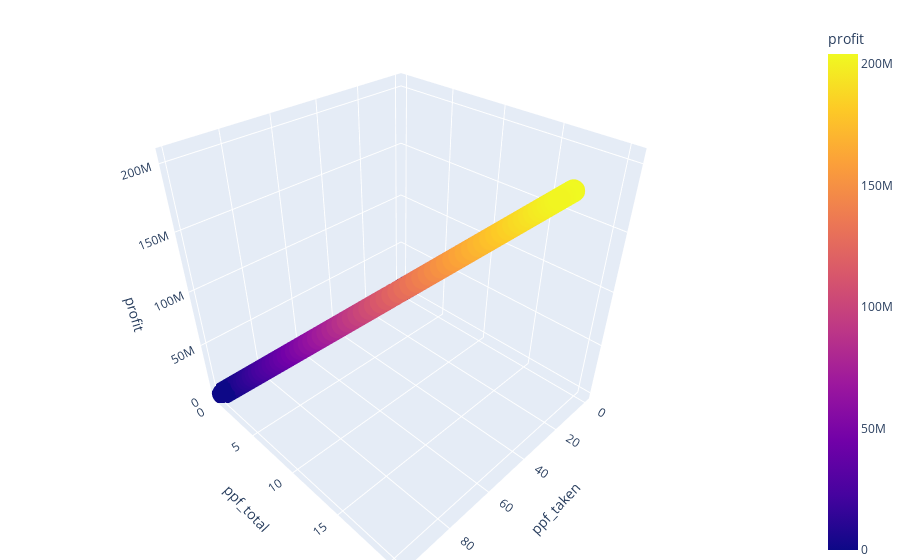

Notebook cell for this chart:
### Code cell
px.scatter_3d(df, x="ppf_taken", y="ppf_total", z="profit", color="profit").update_layout(margin=dict(l=0, r=0, t=20, b=0)).show()

### Figure 1 — Plotly figure (JSON) as saved in the notebook; plotly's stock layout.template omitted (floating-point values rounded to 4 significant figures; data arrays with more than 128 entries replaced by an {"elided": "..."} marker saying what was removed)
{"data": [{"hovertemplate": "ppf_taken=%{x}<br>ppf_total=%{y}<br>profit=%{marker.color}<extra></extra>", "legendgroup": "", "marker": {"color": {"elided": "5151 int values"}, "coloraxis": "coloraxis", "symbol": "circle"}, "mode": "markers", "name": "", "scene": "scene", "showlegend": false, "type": "scatter3d", "x": {"elided": "5151 float values"}, "y": {"elided": "5151 float values"}, "z": {"elided": "5151 int values"}}], "layout": {"coloraxis": {"colorbar": {"title": {"text": "profit"}}, "colorscale": [[0, "#0d0887"], [0.1111, "#46039f"], [0.2222, "#7201a8"], [0.3333, "#9c179e"], [0.4444, "#bd3786"], [0.5556, "#d8576b"], [0.6667, "#ed7953"], [0.7778, "#fb9f3a"], [0.8889, "#fdca26"], [1, "#f0f921"]]}, "legend": {"tracegroupgap": 0}, "margin": {"b": 0, "l": 0, "r": 0, "t": 20}, "scene": {"domain": {"x": [0, 1], "y": [0, 1]}, "xaxis": {"title": {"text": "ppf_taken"}}, "yaxis": {"title": {"text": "ppf_total"}}, "zaxis": {"title": {"text": "profit"}}}}}
